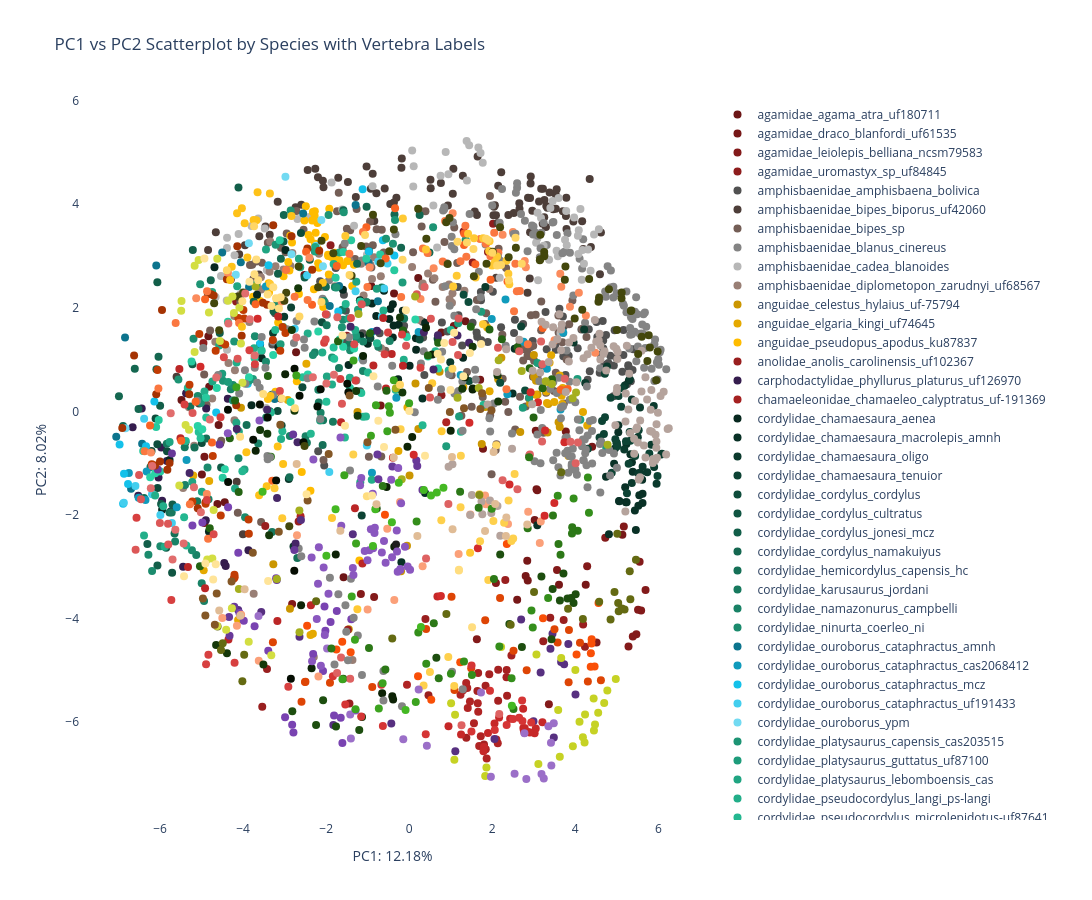

Notebook code for this chart:
### Markdown cell above
### PCA

### Code cell
# PCA 1 v 2

# Run PCA to reduce dimensions (using PC1 and PC2 for the scatterplot)
pca = PCA(n_components=5)
pca_coords = pca.fit_transform(codes)

# Group PC1 and PC2 by species, storing the vertebra label
species_groups = defaultdict(list)
for i, (species, vertebra) in enumerate(labels):
    if species is not None and vertebra is not None:
        species_groups[species].append((vertebra, pca_coords[i, 0], pca_coords[i, 1]))

# Create a colormap for unique families
families = sorted({extract_family(sp) for sp in species_groups.keys()})
family_base_colors = make_family_cmap(families)

# Add mapping for species colors based on family (gradient of light to dark)
species_colors = generate_species_cmap_gradient(family_base_colors, species_groups)

# Draw Plot
fig = go.Figure()
for species, points in species_groups.items():
    points_sorted = sorted(points, key=sort_key)
    vertebra_labels, pc1_vals, pc2_vals = zip(*points_sorted)

    fig.add_trace(go.Scatter(x=pc1_vals, y=pc2_vals, mode='markers', name=species,
                             marker=dict(color=plotly_color(species_colors[species]), size=8, symbol='circle'),
                             text=vertebra_labels, 
                             hovertemplate=(f"Species: {species}<br>" 
                                            "Vertebra: %{text}<br>""<extra></extra>")))

fig.update_layout(width=1200, height=900, 
                  title="PC1 vs PC2 Scatterplot by Species with Vertebra Labels",
                  xaxis_title=f"PC1: {pca.explained_variance_ratio_[0] * 100:.2f}%",
                  yaxis_title=f"PC2: {pca.explained_variance_ratio_[1] * 100:.2f}%",
                  legend=dict(x=1.02, y=0.5, xanchor="left", yanchor="middle"), 
                  plot_bgcolor='white')

outfpath = os.path.split(os.getcwd())[1] + '_pca_1v2'
fig.write_html(outfpath + '.html')
fig.write_image(outfpath + '.png')
fig.show()
